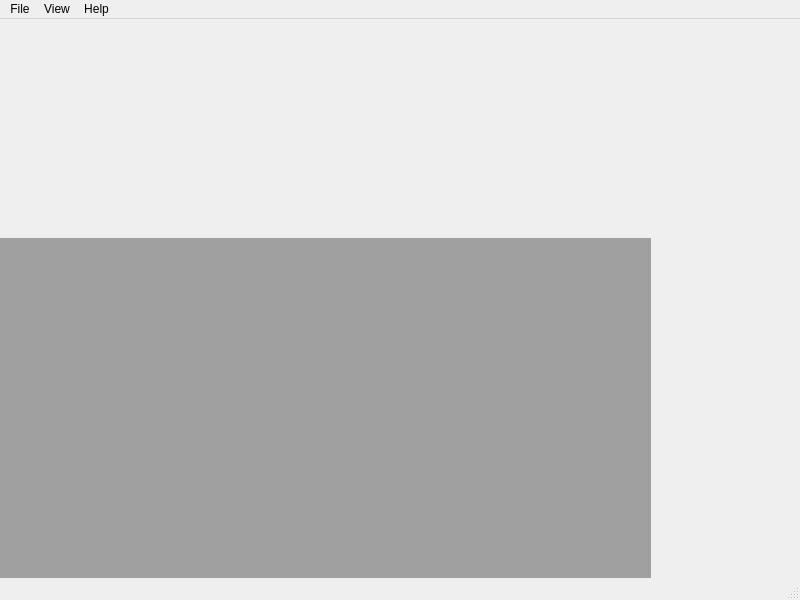
<?xml version="1.0" encoding="UTF-8"?>
<ui version="4.0">
 <class>MainWindow</class>
 <widget class="QMainWindow" name="MainWindow">
  <property name="geometry">
   <rect>
    <x>0</x>
    <y>0</y>
    <width>800</width>
    <height>600</height>
   </rect>
  </property>
  <property name="windowTitle">
   <string>Sprite Editor</string>
  </property>
  <widget class="QWidget" name="centralwidget">
   <widget class="QMdiArea" name="mdiArea">
    <property name="geometry">
     <rect>
      <x>0</x>
      <y>219</y>
      <width>651</width>
      <height>341</height>
     </rect>
    </property>
   </widget>
  </widget>
  <widget class="QMenuBar" name="menubar">
   <property name="geometry">
    <rect>
     <x>0</x>
     <y>0</y>
     <width>800</width>
     <height>21</height>
    </rect>
   </property>
   <widget class="QMenu" name="menuFile">
    <property name="title">
     <string>File</string>
    </property>
    <addaction name="actionClose"/>
   </widget>
   <widget class="QMenu" name="menuHelp">
    <property name="title">
     <string>Help</string>
    </property>
    <addaction name="actionabout"/>
   </widget>
   <widget class="QMenu" name="menuView">
    <property name="title">
     <string>View</string>
    </property>
   </widget>
   <addaction name="menuFile"/>
   <addaction name="menuView"/>
   <addaction name="menuHelp"/>
  </widget>
  <widget class="QStatusBar" name="statusbar"/>
  <action name="actionClose">
   <property name="text">
    <string>Close</string>
   </property>
  </action>
  <action name="actionabout">
   <property name="text">
    <string>about</string>
   </property>
  </action>
 </widget>
 <resources/>
 <connections/>
</ui>
